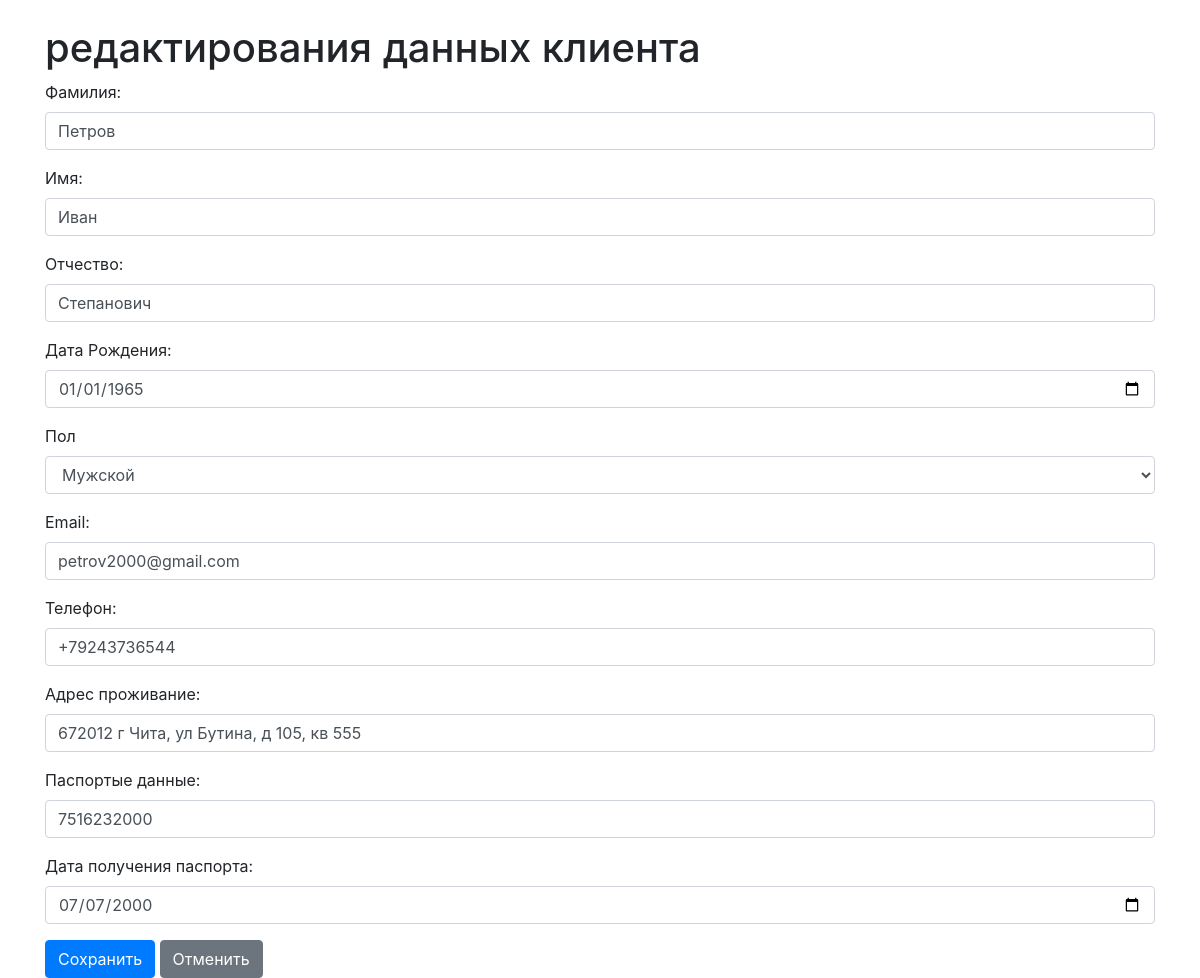
Screenshot of /edit_customer/3 with the database file from the repository.
### abs/models.py (models this page shows, shortened)
class Customers (models.Model):
    last_name = models.CharField(max_length = 150, verbose_name = "Фамилия")
    first_name = models.CharField(max_length = 150,verbose_name = "Имя")
    middle_name = models.CharField(max_length = 150, verbose_name = "Отчество", blank = True)
    gender = models.CharField(max_length=1, choices=[("М", "Мужской"),("Ж", "Женский")])
    address = models.TextField(verbose_name = "Адрес проживание")
    email = models.EmailField(verbose_name = "Адрес электронной почты")
    phone_numder = models.CharField(max_length = 15,verbose_name = "Телефон")
    password_number = models.CharField(max_length = 10, verbose_name = "Номер паспорта")
    password_issue_data = models.DateField(verbose_name = "Дата получения паспорта",unique = True)
    date_of_birth = models.DateField(verbose_name = "День рождения" ,default="2000-01-01")
    photo = models.ImageField(verbose_name="Фото", default="None",upload_to="upload/product")

### abs/views.py (the view, shortened to what this page needs)
# urls.py: path('edit_customer/<int:pk>', EditCustomerView.as_view(),name='edit_customer'),
class EditCustomerView(UpdateView):
    model = Customers
    fields = []  # Список полей, которые будут доступны для редактирования
    template_name = 'edit_customer.html'
    success_url = '/customer_list/'  # URL для перенаправления после успешного редактирования
    def get_object(self, queryset=None):
        return get_object_or_404(Customers, id=self.kwargs['pk'])

### abs/templates/edit_customer.html (shortened to what this page needs)
<!DOCTYPE html>
<html lang="en">
<head>
    <link rel="stylesheet" href="https://stackpath.bootstrapcdn.com/bootstrap/4.5.2/css/bootstrap.min.css">
</head>
<body>
    <div class="container">
        <h1 class="mt-4">редактирования данных клиента</h1>
        <form method="post">
            <div class="form-group">
                <label for="last_name">Фамилия:</label>
                <input type="text" class="form-control" id="last_name" name="last_name" placeholder="Фамилия" value="{{ customers.last_name}}" required>
            </div>
            <div class="form-group">
                <label for="first_name">Имя:</label>
                <input type="text" class="form-control" id="first_name" name="first_name" placeholder="Имя"
                value="{{ customers.first_name}}" required>
            </div>
            <div class="form-group">
                <label for="middle_name">Отчество:</label>
                <input type="text" class="form-control" id="middle_name" name="middle_name" placeholder="Отчество" value="{{ customers.middle_name}}" required>
            </div>
            <div class="form-group">
                <label for="id_date_of_birth">Дата Рождения:</label>
                <input type="date" class="form-control" id="id_date_of_birth" name="date_of_birth" value="{{ customers.date_of_birth|date:'Y-m-d' }}" required>
            </div>
            <div class="form-group">
                <label for="id_gender">Пол</label>
                <select class="form-control" id="id_gender" name="gender">
                    <option value="Мужской" {% if customers.gender == 'М' %}selected{% endif %}>Мужской</option>
                </select>
            </div>
            <div class="form-group">
                <label for="email">Email:</label>
                <input type="email" class="form-control" id="email" name="email" placeholder="Email" value="{{ customers.email}}" required>
            </div>
            <div class="form-group">
                <label for="phone">Телефон:</label>
                <input type="text" class="form-control" id="phone" name="phone" placeholder="Телефон" value="{{ customers.phone_numder}}" required>
            </div>
            <div class="form-group">
                <label for="id_address">Адрес проживание:</label>
                <input type="text" class="form-control" id="id_address" name="address" value="{{ customers.address}}" required>
            </div>
            <div class="form-group">
                <label for="id_passport_number">Паспортые данные:</label>
                <input type="text" class="form-control" id="id_passport_number" name="passport_number" value="{{ customers.password_number }}" required>
            </div>
            <div class="form-group">
                <label for="id_password_issue_data">Дата получения паспорта:</label>
                <input type="date" class="form-control" id="id_password_issue_data" name="password_issue_data" value="{{ customers.password_issue_data|date:'Y-m-d' }}"required>
            </div>
            <button type="submit" class="btn btn-primary">Сохранить</button>
            <a href="{% url 'customer_list' %}" class="btn btn-secondary">Отменить</a>
        </form>
    </div>
</body>
</html>

### rows the page displays
Customers: last_name "Петров", first_name "Иван", middle_name "Степанович", date_of_birth "01/01/1965", email "petrov2000@gmail.com", phone "+79243736544", address "672012 г Чита, ул Бутина, д 105, кв 555", passport_number "7516232000", password_issue_data "07/07/2000"
